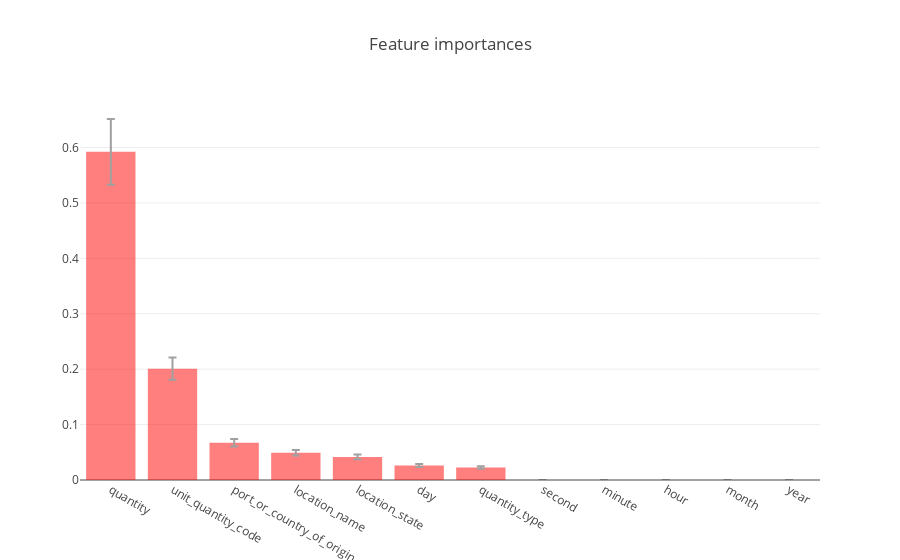

The notebook cell this image was saved under:
### Code cell
forest = ExtraTreesRegressor(n_estimators=200,n_jobs=4,random_state=0,verbose=1,max_depth=20)
forest.fit(X=x,y=y)
importances = forest.feature_importances_
std = np.std([tree.feature_importances_ for tree in forest.estimators_],
             axis=0)
indices = np.argsort(importances)[::-1]
trace = Bar(x=np.array(x.columns)[indices], y=importances[indices],
               marker=dict(color='red'),
               error_y=dict(visible=True, arrayminus=std[indices]),
               opacity=0.5,
              )

layout = Layout(title="Feature importances",)
fig = Figure(data=[trace], layout=layout)
plt_offline.iplot(fig)

### Figure 1 — Plotly figure (JSON) as saved in the notebook; plotly's stock layout.template omitted (floating-point values rounded to 4 significant figures)
{"data": [{"error_y": {"arrayminus": [0.1901, 0.1688, 0.02243, 0.0286, 0.03075, 0.01242, 0.03957, 0, 0, 0, 0, 0], "visible": true}, "marker": {"color": "red"}, "opacity": 0.5, "type": "bar", "x": ["quantity", "unit_quantity_code", "port_or_country_of_origin", "location_name", "location_state", "day", "quantity_type", "second", "minute", "hour", "month", "year"], "y": [0.5922, 0.2008, 0.06736, 0.0491, 0.04173, 0.02609, 0.02271, 0, 0, 0, 0, 0]}], "layout": {"title": "Feature importances"}}
